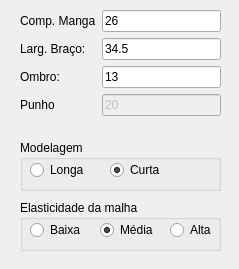
<?xml version="1.0" encoding="UTF-8"?>
<ui version="4.0">
 <class>Form</class>
 <widget class="QWidget" name="Form">
  <property name="geometry">
   <rect>
    <x>0</x>
    <y>0</y>
    <width>239</width>
    <height>269</height>
   </rect>
  </property>
  <property name="minimumSize">
   <size>
    <width>239</width>
    <height>269</height>
   </size>
  </property>
  <property name="windowTitle">
   <string>Form</string>
  </property>
  <widget class="QGroupBox" name="Modelagem">
   <property name="geometry">
    <rect>
     <x>20</x>
     <y>140</y>
     <width>201</width>
     <height>51</height>
    </rect>
   </property>
   <property name="title">
    <string>Modelagem</string>
   </property>
   <widget class="QRadioButton" name="Longa">
    <property name="geometry">
     <rect>
      <x>10</x>
      <y>20</y>
      <width>100</width>
      <height>20</height>
     </rect>
    </property>
    <property name="text">
     <string>Longa</string>
    </property>
   </widget>
   <widget class="QRadioButton" name="Curta">
    <property name="geometry">
     <rect>
      <x>90</x>
      <y>20</y>
      <width>100</width>
      <height>20</height>
     </rect>
    </property>
    <property name="text">
     <string>Curta</string>
    </property>
    <property name="checked">
     <bool>true</bool>
    </property>
   </widget>
  </widget>
  <widget class="QWidget" name="layoutWidget">
   <property name="geometry">
    <rect>
     <x>20</x>
     <y>10</y>
     <width>201</width>
     <height>131</height>
    </rect>
   </property>
   <layout class="QFormLayout" name="formLayout">
    <item row="0" column="0">
     <widget class="QLabel" name="label">
      <property name="text">
       <string>Comp. Manga</string>
      </property>
     </widget>
    </item>
    <item row="0" column="1">
     <widget class="QLineEdit" name="CompManga">
      <property name="text">
       <string>26</string>
      </property>
     </widget>
    </item>
    <item row="1" column="0">
     <widget class="QLabel" name="label">
      <property name="text">
       <string>Larg. Braço:</string>
      </property>
     </widget>
    </item>
    <item row="1" column="1">
     <widget class="QLineEdit" name="LargBraco">
      <property name="text">
       <string>34.5</string>
      </property>
     </widget>
    </item>
    <item row="2" column="0">
     <widget class="QLabel" name="label_2">
      <property name="text">
       <string>Ombro:</string>
      </property>
     </widget>
    </item>
    <item row="2" column="1">
     <widget class="QLineEdit" name="Ombro">
      <property name="text">
       <string>13</string>
      </property>
     </widget>
    </item>
    <item row="3" column="0">
     <widget class="QLabel" name="LabelPunho">
      <property name="enabled">
       <bool>true</bool>
      </property>
      <property name="text">
       <string>Punho</string>
      </property>
     </widget>
    </item>
    <item row="3" column="1">
     <widget class="QLineEdit" name="Punho">
      <property name="enabled">
       <bool>false</bool>
      </property>
      <property name="text">
       <string>20</string>
      </property>
     </widget>
    </item>
   </layout>
  </widget>
  <widget class="QGroupBox" name="Elasticidade">
   <property name="geometry">
    <rect>
     <x>20</x>
     <y>200</y>
     <width>201</width>
     <height>51</height>
    </rect>
   </property>
   <property name="title">
    <string>Elasticidade da malha</string>
   </property>
   <widget class="QRadioButton" name="Baixa">
    <property name="geometry">
     <rect>
      <x>10</x>
      <y>20</y>
      <width>61</width>
      <height>20</height>
     </rect>
    </property>
    <property name="text">
     <string>Baixa</string>
    </property>
   </widget>
   <widget class="QRadioButton" name="Media">
    <property name="geometry">
     <rect>
      <x>80</x>
      <y>20</y>
      <width>61</width>
      <height>20</height>
     </rect>
    </property>
    <property name="text">
     <string>Média</string>
    </property>
    <property name="checked">
     <bool>true</bool>
    </property>
   </widget>
   <widget class="QRadioButton" name="Alta">
    <property name="geometry">
     <rect>
      <x>150</x>
      <y>20</y>
      <width>100</width>
      <height>20</height>
     </rect>
    </property>
    <property name="text">
     <string>Alta</string>
    </property>
   </widget>
  </widget>
 </widget>
 <resources/>
 <connections/>
</ui>
